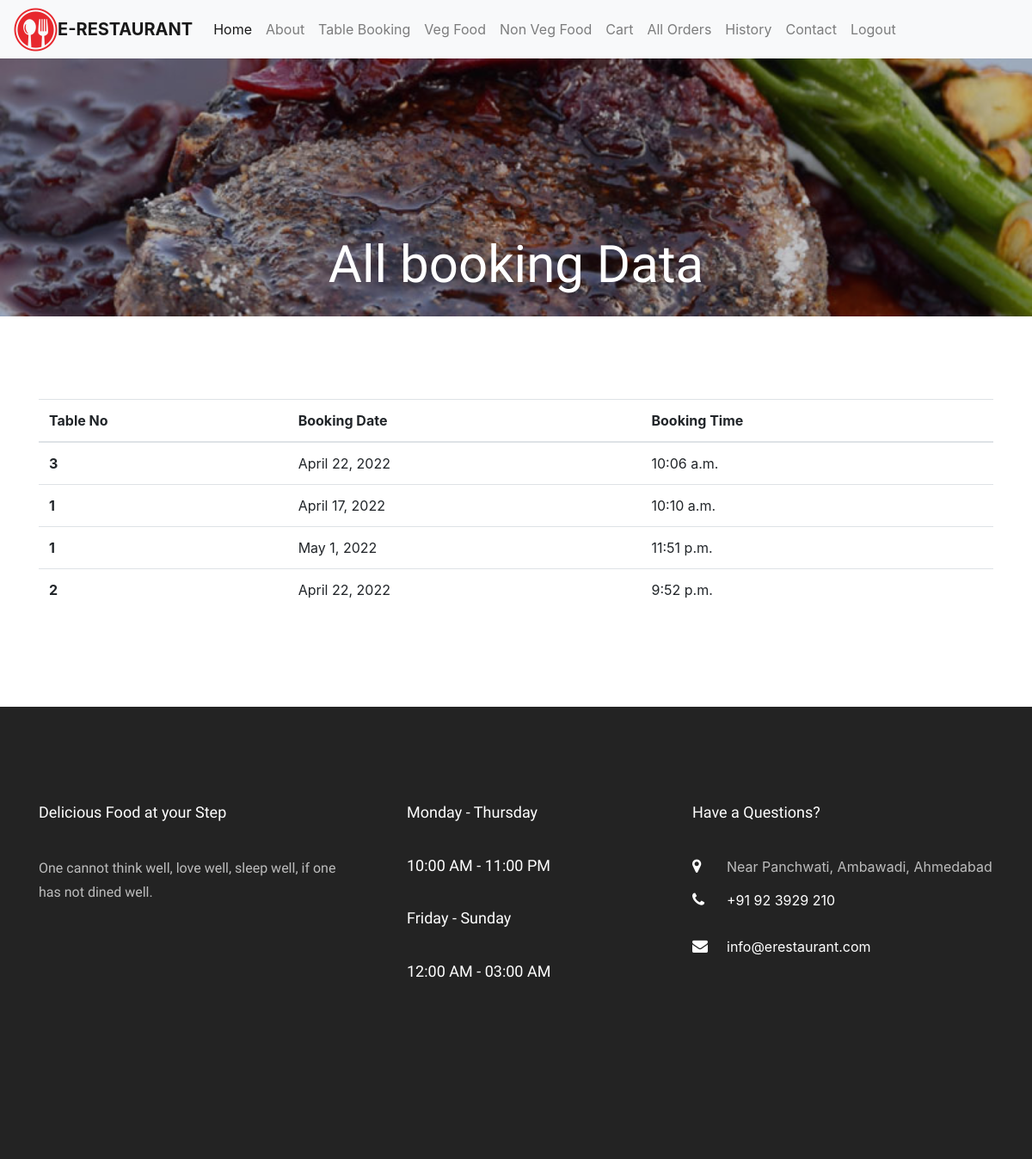
/historydta/ (signed in), run on the app's committed database.
### meal/models.py (models this page shows, shortened)
class TableBooking(models.Model):
    usereamil = models.ForeignKey(Site_User,on_delete=models.CASCADE)
    table_no = models.ForeignKey(TableDetail,on_delete=models.CASCADE)
    date = models.DateField(
        blank=True, null=True)
    time1 = models.TimeField()
    booked=models.BooleanField(default=False)

class TableDetail(models.Model):
    Table_No = models.IntegerField()
    Table_Price = models.IntegerField()
    No_of_Seats = models.IntegerField()
    is_available=models.BooleanField(default=False)
    def __str__(self):
        return str(self.Table_No)

### app1/views.py (the view)
# urls.py: path('historydta/',views.historydta,name='historydta'),
def historydta(request):
    if 'user' in request.session:
        mod=Site_User.objects.get(email=request.session['user'])
        table=TableBooking.objects.filter(usereamil=mod)
        return render(request,'history.html',{'mod':mod,'table':table})
    else:
        return redirect('login')

### app1/templates/history.html
{% extends 'base.html' %}
{% load static %}
{% block content %}
<div class="hero-wrap" style="background-image: url({% static 'images/menu-4.jpg' %});">
    <div class="overlay"></div>
    <div class="container">
        <div class="row no-gutters slider-text d-flex align-itemd-end justify-content-center">
            <div class="col-md-9 ftco-animate text-center d-flex align-items-end justify-content-center">
                <div class="text">
                    <h1 class="mb-4 bread">All booking Data</h1>
                </div>
            </div>
        </div>
    </div>
</div>
<section class="ftco-section">
    <div class="container">
        <div class="row d-flex">
            <div class="col-md-12 d-flex align-self-stretch ftco-animate">
                <table class="table table-hover">
                    <thead>
                        <tr>
                            <th scope="col">Table No</th>
                            <th scope="col">Booking Date</th>
                            <th scope="col">Booking Time</th>
                        </tr>
                    </thead>
                    <tbody>
                        {% for i in table %}
                        <tr>
                            <th scope="row">{{i.table_no}}</th>
                            <td>{{i.date}}</td>
                            <td>{{i.time1}}</td>
                        </tr>
                        {%endfor%}
                    </tbody>
                </table>
            </div>
        </div>
    </div>
</section>
{% endblock %}

### data on the page
TableBooking: table_no "3", date "April 22, 2022", time1 "10:06 a.m."
TableBooking: table_no "1", date "April 17, 2022", time1 "10:10 a.m."
TableBooking: table_no "1", date "May 1, 2022", time1 "11:51 p.m."
TableBooking: table_no "2", date "April 22, 2022", time1 "9:52 p.m."
